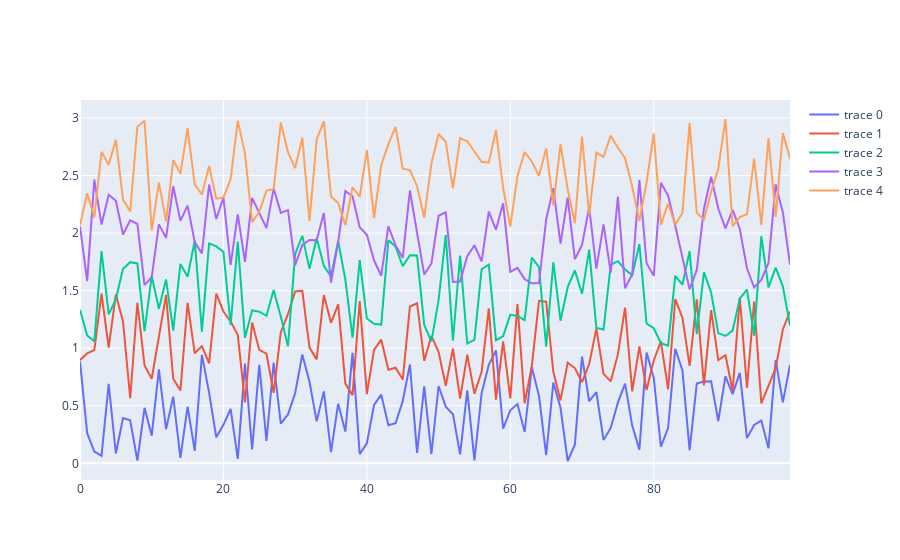

Notebook cell for this chart:
### Code cell
import plotly.graph_objs as go
import random

f = go.FigureWidget()
f.layout.hovermode = 'closest'
f.layout.hoverdistance = -1 #ensures no "gaps" for selecting sparse data
default_linewidth = 2
highlighted_linewidth_delta = 2

# just some traces with random data points  
num_of_traces = 5
random.seed = 42
for i in range(num_of_traces):
    y = [random.random() + i / 2 for _ in range(100)]
    trace = go.Scatter(y=y, mode='lines', line={ 'width': default_linewidth })
    f.add_trace(trace)

# our custom event handler
def update_trace(trace, points, selector):
    # this list stores the points which were clicked on
    # in all but one trace they are empty
    if len(points.point_inds) == 0:
        return
        
    for i,_ in enumerate(f.data):
        f.data[i]['line']['width'] = default_linewidth + highlighted_linewidth_delta * (i == points.trace_index)


# we need to add the on_click event to each trace separately       
for i in range( len(f.data) ):
    f.data[i].on_click(update_trace)

# let's show the figure 
f.show()
